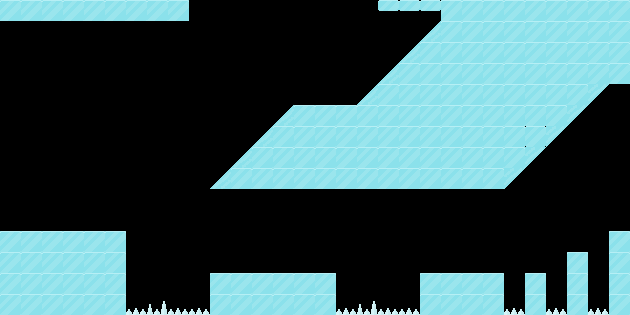

A level layout from a 2D game, rendered from its tile map. Below: a short description, then the map file with its tile-grid data intact:
An orthogonal 30x15 tile map with 21x21 px tiles, 2 tile layers (piso, daño), 3 tilesets and 2 objects.

<map version="1.2" tiledversion="1.3.4" orientation="orthogonal" renderorder="right-up" width="30" height="15" tilewidth="21" tileheight="21" infinite="0" nextlayerid="4" nextobjectid="3">
 <tileset firstgid="1" source="sprites1.0.tsx" />
 <tileset firstgid="901" source="ice.tsx" />
 <tileset firstgid="902" source="sprites.tsx" />
 <layer id="1" name="piso" width="30" height="15">
  <data encoding="csv">
491,491,491,491,491,491,491,491,491,0,0,0,0,0,0,0,0,0,493,493,493,491,491,491,491,491,491,491,491,491,
0,0,0,0,0,0,0,0,0,0,0,0,0,0,0,0,0,0,0,0,901,491,491,491,491,491,491,491,491,491,
0,0,0,0,0,0,0,0,0,0,0,0,0,0,0,0,0,0,0,901,491,491,491,491,491,491,491,491,491,491,
0,0,0,0,0,0,0,0,0,0,0,0,0,0,0,0,0,0,901,491,491,491,491,491,491,491,491,491,491,491,
0,0,0,0,0,0,0,0,0,0,0,0,0,0,0,0,0,901,491,491,491,491,491,491,491,491,491,491,3221226373,0,
0,0,0,0,0,0,0,0,0,0,0,0,0,901,491,491,491,491,491,491,491,491,491,491,491,491,491,3221226373,0,0,
0,0,0,0,0,0,0,0,0,0,0,0,901,491,491,491,491,491,491,491,491,491,491,491,491,1392,3221226373,0,0,0,
0,0,0,0,0,0,0,0,0,0,0,901,491,491,491,491,491,491,491,491,491,491,491,491,491,3221226373,0,0,0,0,
0,0,0,0,0,0,0,0,0,0,901,491,491,491,491,491,491,491,491,491,491,491,491,491,3221226373,0,0,0,0,0,
0,0,0,0,0,0,0,0,0,0,0,0,0,0,0,0,0,0,0,0,0,0,0,0,0,0,0,0,0,0,
0,0,0,0,0,0,0,0,0,0,0,0,0,0,0,0,0,0,0,0,0,0,0,0,0,0,0,0,0,0,
491,491,491,491,491,491,0,0,0,0,0,0,0,0,0,0,0,0,0,0,0,0,0,0,0,0,0,0,0,491,
491,491,491,491,491,491,0,0,0,0,0,0,0,0,0,0,0,0,0,0,0,0,0,0,0,0,0,491,0,491,
491,491,491,491,491,491,0,0,0,0,491,491,491,491,491,491,0,0,0,0,491,491,491,491,0,491,0,491,0,491,
491,491,491,491,491,491,1477,1476,1477,1477,491,491,491,491,491,491,1477,1476,1477,1477,491,491,491,491,1477,491,1477,491,1477,491
</data>
 </layer>
 <objectgroup id="3" name="colision">
  <object id="1" x="210" y="189">
   <polygon points="0,0 84,-84 147,-84 231,-168 231,-178.5 168,-178.5 168,-189 420,-189 420,-105 399,-105 294,0" />
  </object>
  <object id="2" x="0" y="0" width="189" height="21" />
 </objectgroup>
 <layer id="2" name="daño" width="30" height="15">
  <data encoding="csv">
0,0,0,0,0,0,0,0,0,0,0,0,0,0,0,0,0,0,0,0,0,0,0,0,0,0,0,0,0,0,
0,0,0,0,0,0,0,0,0,0,0,0,0,0,0,0,0,0,0,0,0,0,0,0,0,0,0,0,0,0,
0,0,0,0,0,0,0,0,0,0,0,0,0,0,0,0,0,0,0,0,0,0,0,0,0,0,0,0,0,0,
0,0,0,0,0,0,0,0,0,0,0,0,0,0,0,0,0,0,0,0,0,0,0,0,0,0,0,0,0,0,
0,0,0,0,0,0,0,0,0,0,0,0,0,0,0,0,0,0,0,0,0,0,0,0,0,0,0,0,0,0,
0,0,0,0,0,0,0,0,0,0,0,0,0,0,0,0,0,0,0,0,0,0,0,0,0,0,0,0,0,0,
0,0,0,0,0,0,0,0,0,0,0,0,0,0,0,0,0,0,0,0,0,0,0,0,0,0,0,0,0,0,
0,0,0,0,0,0,0,0,0,0,0,0,0,0,0,0,0,0,0,0,0,0,0,0,0,0,0,0,0,0,
0,0,0,0,0,0,0,0,0,0,0,0,0,0,0,0,0,0,0,0,0,0,0,0,0,0,0,0,0,0,
0,0,0,0,0,0,0,0,0,0,0,0,0,0,0,0,0,0,0,0,0,0,0,0,0,0,0,0,0,0,
0,0,0,0,0,0,0,0,0,0,0,0,0,0,0,0,0,0,0,0,0,0,0,0,0,0,0,0,0,0,
0,0,0,0,0,0,0,0,0,0,0,0,0,0,0,0,0,0,0,0,0,0,0,0,0,0,0,0,0,0,
0,0,0,0,0,0,0,0,0,0,0,0,0,0,0,0,0,0,0,0,0,0,0,0,0,0,0,0,0,0,
0,0,0,0,0,0,0,0,0,0,0,0,0,0,0,0,0,0,0,0,0,0,0,0,0,0,0,0,0,0,
0,0,0,0,0,0,0,0,0,0,0,0,0,0,0,0,0,0,0,0,0,0,0,0,0,0,0,0,0,0
</data>
 </layer>
</map>
